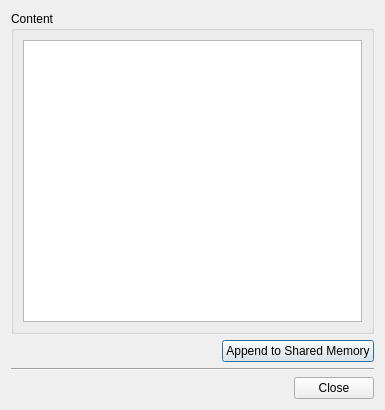
<?xml version="1.0" encoding="UTF-8"?>
<ui version="4.0">
 <class>MainDialog</class>
 <widget class="QDialog" name="MainDialog">
  <property name="geometry">
   <rect>
    <x>0</x>
    <y>0</y>
    <width>385</width>
    <height>410</height>
   </rect>
  </property>
  <property name="windowTitle">
   <string>Shared Memory Writer</string>
  </property>
  <layout class="QVBoxLayout" name="verticalLayout">
   <item>
    <widget class="QGroupBox" name="groupBox">
     <property name="title">
      <string>Content</string>
     </property>
     <layout class="QGridLayout" name="gridLayout">
      <item row="0" column="0">
       <widget class="QTextEdit" name="textEdit"/>
      </item>
     </layout>
    </widget>
   </item>
   <item>
    <layout class="QHBoxLayout" name="horizontalLayout_2">
     <item>
      <spacer name="horizontalSpacer_3">
       <property name="orientation">
        <enum>Qt::Horizontal</enum>
       </property>
       <property name="sizeHint" stdset="0">
        <size>
         <width>40</width>
         <height>20</height>
        </size>
       </property>
      </spacer>
     </item>
     <item>
      <widget class="QPushButton" name="pushButtonAppend">
       <property name="text">
        <string>Append to Shared Memory</string>
       </property>
      </widget>
     </item>
    </layout>
   </item>
   <item>
    <widget class="Line" name="line">
     <property name="orientation">
      <enum>Qt::Horizontal</enum>
     </property>
    </widget>
   </item>
   <item>
    <layout class="QHBoxLayout" name="horizontalLayout">
     <item>
      <spacer name="horizontalSpacer">
       <property name="orientation">
        <enum>Qt::Horizontal</enum>
       </property>
       <property name="sizeHint" stdset="0">
        <size>
         <width>40</width>
         <height>20</height>
        </size>
       </property>
      </spacer>
     </item>
     <item>
      <widget class="QPushButton" name="pushButton">
       <property name="text">
        <string>Close</string>
       </property>
      </widget>
     </item>
    </layout>
   </item>
  </layout>
 </widget>
 <resources/>
 <connections/>
</ui>
